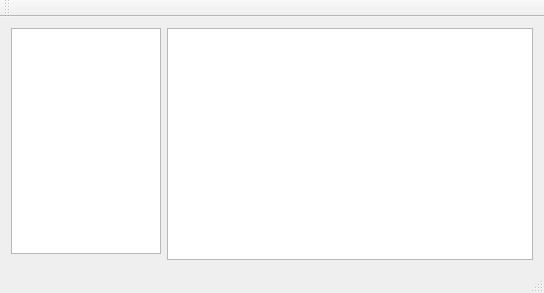
<?xml version="1.0" encoding="UTF-8"?>
<ui version="4.0">
 <class>MainWindow</class>
 <widget class="QMainWindow" name="MainWindow">
  <property name="geometry">
   <rect>
    <x>0</x>
    <y>0</y>
    <width>544</width>
    <height>293</height>
   </rect>
  </property>
  <property name="windowTitle">
   <string>Table Example</string>
  </property>
  <widget class="QWidget" name="centralWidget">
   <layout class="QGridLayout" name="gridLayout">
    <item row="0" column="0">
     <widget class="QListView" name="listView">
      <property name="maximumSize">
       <size>
        <width>150</width>
        <height>16777215</height>
       </size>
      </property>
      <property name="editTriggers">
       <set>QAbstractItemView::NoEditTriggers</set>
      </property>
     </widget>
    </item>
    <item row="0" column="1" rowspan="2">
     <widget class="QTableView" name="tableView">
      <property name="editTriggers">
       <set>QAbstractItemView::NoEditTriggers</set>
      </property>
      <property name="selectionMode">
       <enum>QAbstractItemView::SingleSelection</enum>
      </property>
      <property name="selectionBehavior">
       <enum>QAbstractItemView::SelectRows</enum>
      </property>
      <attribute name="horizontalHeaderStretchLastSection">
       <bool>true</bool>
      </attribute>
     </widget>
    </item>
   </layout>
  </widget>
  <widget class="QMenuBar" name="menuBar">
   <property name="geometry">
    <rect>
     <x>0</x>
     <y>0</y>
     <width>544</width>
     <height>21</height>
    </rect>
   </property>
  </widget>
  <widget class="QToolBar" name="mainToolBar">
   <attribute name="toolBarArea">
    <enum>TopToolBarArea</enum>
   </attribute>
   <attribute name="toolBarBreak">
    <bool>false</bool>
   </attribute>
  </widget>
  <widget class="QStatusBar" name="statusBar"/>
 </widget>
 <layoutdefault spacing="6" margin="11"/>
 <resources/>
 <connections/>
</ui>
